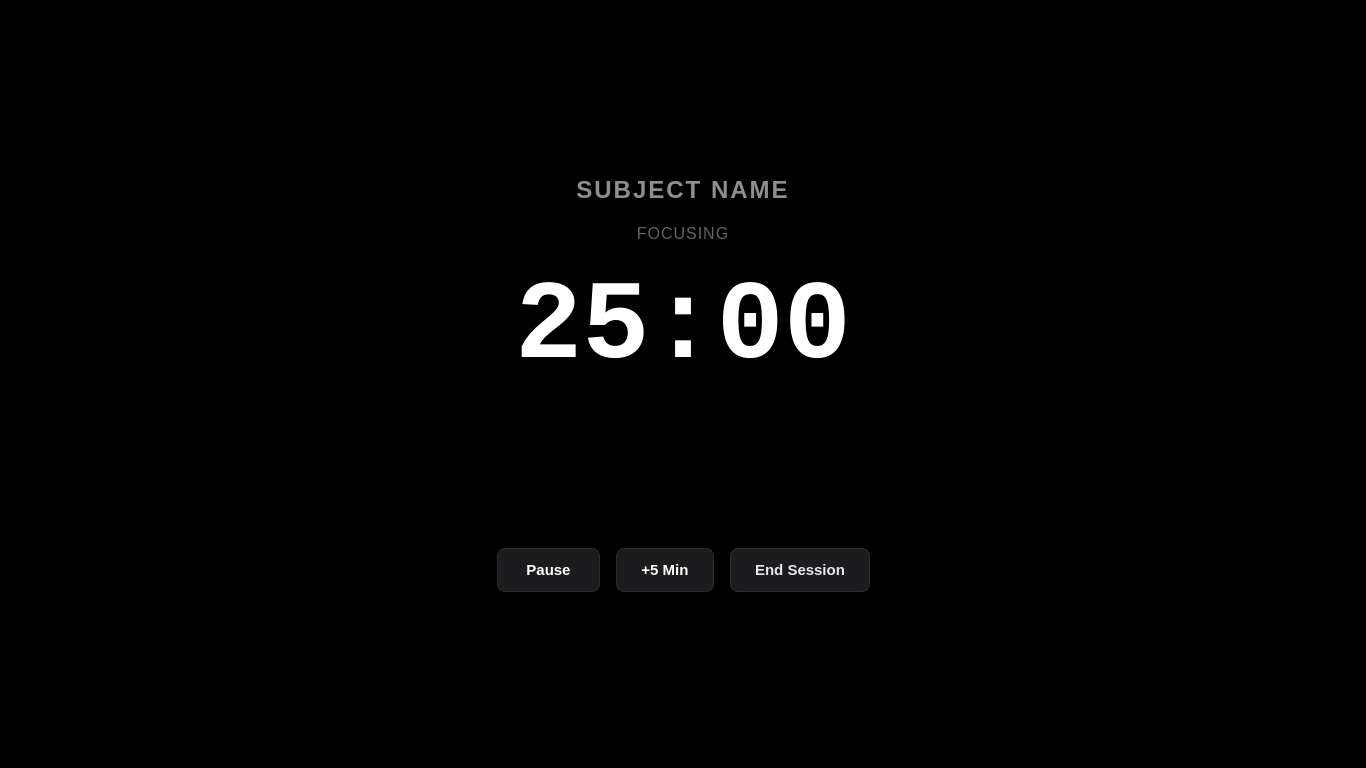
<?xml version="1.0" encoding="UTF-8"?>
<ui version="4.0">
 <class>FocusScreen</class>
 <widget class="QWidget" name="FocusScreen">
  <property name="geometry">
   <rect>
    <x>0</x>
    <y>0</y>
    <width>1366</width>
    <height>768</height>
   </rect>
  </property>
  <property name="styleSheet">
   <string notr="true">background-color: #000000;</string>
  </property>
  <layout class="QVBoxLayout" name="mainVerticalLayout">
   <property name="spacing">
    <number>20</number>
   </property>
   <property name="leftMargin">
    <number>40</number>
   </property>
   <property name="topMargin">
    <number>40</number>
   </property>
   <property name="rightMargin">
    <number>40</number>
   </property>
   <property name="bottomMargin">
    <number>40</number>
   </property>
   <item>
    <spacer name="topSpacer">
     <property name="orientation">
      <enum>Qt::Vertical</enum>
     </property>
     <property name="sizeHint" stdset="0">
      <size>
       <width>20</width>
       <height>80</height>
      </size>
     </property>
    </spacer>
   </item>
   <item>
    <widget class="QLabel" name="lblSubject">
     <property name="font">
      <font>
       <pointsize>18</pointsize>
       <weight>75</weight>
       <bold>true</bold>
      </font>
     </property>
     <property name="styleSheet">
      <string notr="true">color: #8E8E93; letter-spacing: 2px;</string>
     </property>
     <property name="text">
      <string>SUBJECT NAME</string>
     </property>
     <property name="alignment">
      <set>Qt::AlignCenter</set>
     </property>
    </widget>
   </item>
   <item>
    <widget class="QLabel" name="lblState">
     <property name="font">
      <font>
       <pointsize>12</pointsize>
      </font>
     </property>
     <property name="styleSheet">
      <string notr="true">color: #636366; letter-spacing: 1px;</string>
     </property>
     <property name="text">
      <string>FOCUSING</string>
     </property>
     <property name="alignment">
      <set>Qt::AlignCenter</set>
     </property>
    </widget>
   </item>
   <item>
    <widget class="QLabel" name="lblRemaining">
     <property name="font">
      <font>
       <family>Monospace</family>
       <pointsize>84</pointsize>
       <weight>75</weight>
       <bold>true</bold>
      </font>
     </property>
     <property name="styleSheet">
      <string notr="true">color: #FFFFFF;</string>
     </property>
     <property name="text">
      <string>25:00</string>
     </property>
     <property name="alignment">
      <set>Qt::AlignCenter</set>
     </property>
    </widget>
   </item>
   <item>
    <spacer name="middleSpacer">
     <property name="orientation">
      <enum>Qt::Vertical</enum>
     </property>
     <property name="sizeHint" stdset="0">
      <size>
       <width>20</width>
       <height>30</height>
      </size>
     </property>
    </spacer>
   </item>
   <item>
    <layout class="QHBoxLayout" name="controlsLayout">
     <property name="spacing">
      <number>16</number>
     </property>
     <item>
      <spacer name="leftButtonSpacer">
       <property name="orientation">
        <enum>Qt::Horizontal</enum>
       </property>
       <property name="sizeHint" stdset="0">
        <size>
         <width>40</width>
         <height>20</height>
        </size>
       </property>
      </spacer>
     </item>
     <item>
      <widget class="QPushButton" name="btnPause">
       <property name="cursor">
        <cursorShape>PointingHandCursor</cursorShape>
       </property>
       <property name="styleSheet">
        <string notr="true">QPushButton { background-color: #1C1C1E; color: #FFFFFF; font-size: 15px; font-weight: bold; border-radius: 8px; padding: 12px 28px; border: 1px solid #2C2C2E; } QPushButton:hover { background-color: #2C2C2E; }</string>
       </property>
       <property name="text">
        <string>Pause</string>
       </property>
      </widget>
     </item>
     <item>
      <widget class="QPushButton" name="btnAddFive">
       <property name="cursor">
        <cursorShape>PointingHandCursor</cursorShape>
       </property>
       <property name="styleSheet">
        <string notr="true">QPushButton { background-color: #1C1C1E; color: #FFFFFF; font-size: 15px; font-weight: bold; border-radius: 8px; padding: 12px 24px; border: 1px solid #2C2C2E; } QPushButton:hover { background-color: #2C2C2E; }</string>
       </property>
       <property name="text">
        <string>+5 Min</string>
       </property>
      </widget>
     </item>
     <item>
      <widget class="QPushButton" name="btnEnd">
       <property name="cursor">
        <cursorShape>PointingHandCursor</cursorShape>
       </property>
       <property name="styleSheet">
        <string notr="true">QPushButton { background-color: #1C1C1E; color: #E5E5EA; font-size: 15px; font-weight: bold; border-radius: 8px; padding: 12px 24px; border: 1px solid #2C2C2E; } QPushButton:hover { background-color: #3A3A3C; }</string>
       </property>
       <property name="text">
        <string>End Session</string>
       </property>
      </widget>
     </item>
     <item>
      <spacer name="rightButtonSpacer">
       <property name="orientation">
        <enum>Qt::Horizontal</enum>
       </property>
       <property name="sizeHint" stdset="0">
        <size>
         <width>40</width>
         <height>20</height>
        </size>
       </property>
      </spacer>
     </item>
    </layout>
   </item>
   <item>
    <spacer name="bottomSpacer">
     <property name="orientation">
      <enum>Qt::Vertical</enum>
     </property>
     <property name="sizeHint" stdset="0">
      <size>
       <width>20</width>
       <height>100</height>
      </size>
     </property>
    </spacer>
   </item>
  </layout>
 </widget>
 <resources/>
 <connections/>
</ui>
